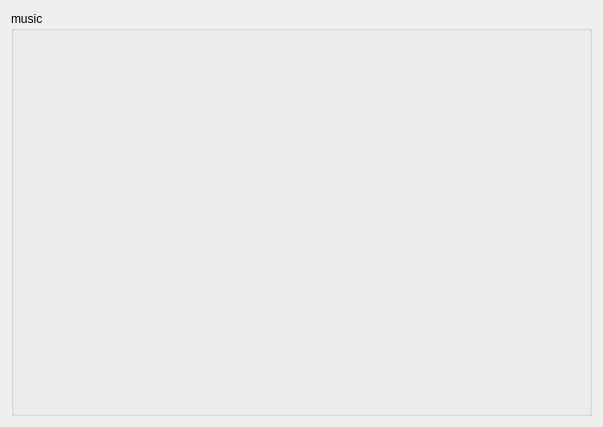
<?xml version="1.0" encoding="UTF-8"?>
<ui version="4.0">
 <class>music</class>
 <widget class="QWidget" name="music">
  <property name="geometry">
   <rect>
    <x>0</x>
    <y>0</y>
    <width>603</width>
    <height>427</height>
   </rect>
  </property>
  <property name="windowTitle">
   <string>Form</string>
  </property>
  <layout class="QGridLayout" name="gridLayout">
   <item row="0" column="0">
    <widget class="QGroupBox" name="groupBox">
     <property name="title">
      <string>music</string>
     </property>
     <widget class="QLabel" name="bar1">
      <property name="geometry">
       <rect>
        <x>0</x>
        <y>100</y>
        <width>594</width>
        <height>15</height>
       </rect>
      </property>
      <property name="text">
       <string/>
      </property>
     </widget>
    </widget>
   </item>
  </layout>
 </widget>
 <resources/>
 <connections/>
</ui>
